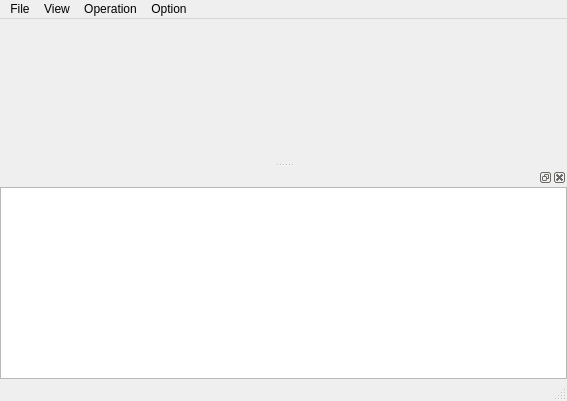
<?xml version="1.0" encoding="UTF-8"?>
<ui version="4.0">
 <class>MainWindow</class>
 <widget class="QMainWindow" name="MainWindow">
  <property name="geometry">
   <rect>
    <x>0</x>
    <y>0</y>
    <width>567</width>
    <height>401</height>
   </rect>
  </property>
  <property name="windowTitle">
   <string>farman</string>
  </property>
  <widget class="QWidget" name="mainWidget">
   <layout class="QGridLayout" name="gridLayout">
    <property name="leftMargin">
     <number>0</number>
    </property>
    <property name="topMargin">
     <number>0</number>
    </property>
    <property name="rightMargin">
     <number>0</number>
    </property>
    <property name="bottomMargin">
     <number>0</number>
    </property>
   </layout>
  </widget>
  <widget class="QMenuBar" name="menuBar">
   <property name="geometry">
    <rect>
     <x>0</x>
     <y>0</y>
     <width>567</width>
     <height>22</height>
    </rect>
   </property>
   <widget class="QMenu" name="menuView">
    <property name="title">
     <string>View</string>
    </property>
    <addaction name="actionSingleView"/>
    <addaction name="actionDoubleView"/>
    <addaction name="separator"/>
    <addaction name="actionSortSettings"/>
    <addaction name="actionFilterSettings"/>
   </widget>
   <widget class="QMenu" name="menuOperation">
    <property name="title">
     <string>Operation</string>
    </property>
    <addaction name="actionCopy"/>
    <addaction name="actionMove"/>
    <addaction name="actionRemove"/>
    <addaction name="actionMakeDirectory"/>
    <addaction name="actionRename"/>
   </widget>
   <widget class="QMenu" name="menuOption">
    <property name="title">
     <string>Option</string>
    </property>
    <addaction name="actionOption"/>
   </widget>
   <widget class="QMenu" name="menuFile">
    <property name="title">
     <string>File</string>
    </property>
    <addaction name="actionOpenInApp"/>
    <addaction name="separator"/>
    <addaction name="actionQuit"/>
   </widget>
   <addaction name="menuFile"/>
   <addaction name="menuView"/>
   <addaction name="menuOperation"/>
   <addaction name="menuOption"/>
  </widget>
  <widget class="QStatusBar" name="statusBar"/>
  <widget class="QDockWidget" name="consoleDockWidget">
   <attribute name="dockWidgetArea">
    <number>8</number>
   </attribute>
   <widget class="QWidget" name="consoleDockWidgetContents">
    <layout class="QGridLayout" name="gridLayout_3">
     <property name="leftMargin">
      <number>0</number>
     </property>
     <property name="topMargin">
      <number>0</number>
     </property>
     <property name="rightMargin">
      <number>0</number>
     </property>
     <property name="bottomMargin">
      <number>0</number>
     </property>
     <item row="0" column="0">
      <widget class="QPlainTextEdit" name="consolePlainTextEdit">
       <property name="readOnly">
        <bool>true</bool>
       </property>
      </widget>
     </item>
    </layout>
   </widget>
  </widget>
  <action name="actionSingleView">
   <property name="text">
    <string>SingleView</string>
   </property>
   <property name="toolTip">
    <string>Single View</string>
   </property>
   <property name="shortcut">
    <string>Ctrl+1</string>
   </property>
  </action>
  <action name="actionDoubleView">
   <property name="text">
    <string>DoubleView</string>
   </property>
   <property name="toolTip">
    <string>Double View</string>
   </property>
   <property name="shortcut">
    <string>Ctrl+2</string>
   </property>
  </action>
  <action name="actionSortSettings">
   <property name="text">
    <string>Sort Settings...</string>
   </property>
   <property name="shortcut">
    <string>S</string>
   </property>
  </action>
  <action name="actionFilterSettings">
   <property name="text">
    <string>Filter Settings...</string>
   </property>
   <property name="shortcut">
    <string>F</string>
   </property>
  </action>
  <action name="actionCopy">
   <property name="text">
    <string>Copy...</string>
   </property>
   <property name="shortcut">
    <string>C</string>
   </property>
  </action>
  <action name="actionMove">
   <property name="text">
    <string>Move...</string>
   </property>
   <property name="shortcut">
    <string>M</string>
   </property>
  </action>
  <action name="actionRemove">
   <property name="text">
    <string>Remove...</string>
   </property>
   <property name="shortcut">
    <string>D</string>
   </property>
  </action>
  <action name="actionMakeDirectory">
   <property name="text">
    <string>Make directory...</string>
   </property>
   <property name="shortcut">
    <string>K</string>
   </property>
  </action>
  <action name="actionRename">
   <property name="text">
    <string>Rename...</string>
   </property>
   <property name="shortcut">
    <string>R</string>
   </property>
  </action>
  <action name="actionOption">
   <property name="text">
    <string>Option...</string>
   </property>
  </action>
  <action name="actionQuit">
   <property name="text">
    <string>Quit...</string>
   </property>
   <property name="shortcut">
    <string>Esc</string>
   </property>
  </action>
  <action name="actionOpenInApp">
   <property name="text">
    <string>Open in Application</string>
   </property>
   <property name="shortcut">
    <string>Shift+Return</string>
   </property>
  </action>
 </widget>
 <layoutdefault spacing="6" margin="11"/>
 <resources/>
 <connections/>
</ui>
